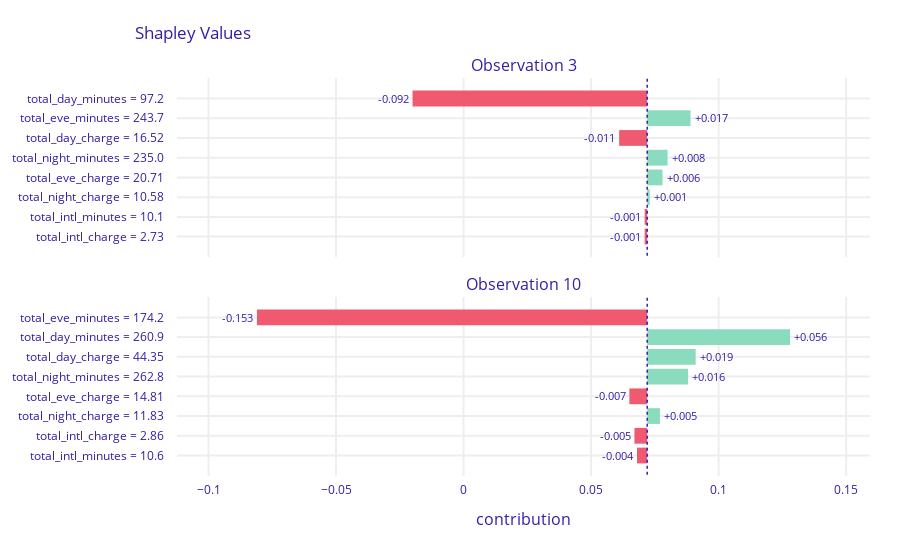

Source (notebook cell):
### Markdown cell above
We proceed with the *dalex* implementation and find two observations for which different features are the most important. We limit to only the top feature as manual search indicated no examples where the top two features differ simultaenously. For the chosen observations, the predicted probability of churning differs by 0.08, but still remains low. For the first observation, the *total_day_minutes* still seems to have the highest importance. However, for the second observation, *total_eve_minutes* dominates other features in terms of absolute attribution. Interestingly, *total_day_minutes* has a positive attribution for the second observation, which seemed to be very rare across many searched observations. Therefore, there is a clear indication of different 'reasoning' standing behind an increased probability for the second observation.

### Code cell
make_plot_tasks_4_5()

### Figure 1 — Plotly figure (JSON) as saved in the notebook; plotly's stock layout.template omitted (floating-point values rounded to 4 significant figures)
{"data": [{"base": 0.072, "hoverinfo": "text", "hoverlabel": {"bgcolor": "rgba(0,0,0,0.8)"}, "hovertext": ["Average response: 0.072<br>Prediction: 0<br>total_day_minutes = 97.2<br>decreases average response <br>by 0.092", "Average response: 0.072<br>Prediction: 0<br>total_eve_minutes = 243.7<br>increases average response <br>by 0.017", "Average response: 0.072<br>Prediction: 0<br>total_day_charge = 16.52<br>decreases average response <br>by 0.011", "Average response: 0.072<br>Prediction: 0<br>total_night_minutes = 235.0<br>increases average response <br>by 0.008", "Average response: 0.072<br>Prediction: 0<br>total_eve_charge = 20.71<br>increases average response <br>by 0.006", "Average response: 0.072<br>Prediction: 0<br>total_night_charge = 10.58<br>increases average response <br>by 0.001", "Average response: 0.072<br>Prediction: 0<br>total_intl_minutes = 10.1<br>decreases average response <br>by 0.001", "Average response: 0.072<br>Prediction: 0<br>total_intl_charge = 2.73<br>decreases average response <br>by 0.001"], "marker": {"color": ["#f05a71", "#8bdcbe", "#f05a71", "#8bdcbe", "#8bdcbe", "#8bdcbe", "#f05a71", "#f05a71"]}, "orientation": "h", "showlegend": false, "text": ["-0.092", "+0.017", "-0.011", "+0.008", "+0.006", "+0.001", "-0.001", "-0.001"], "textposition": "outside", "type": "bar", "x": [-0.092, 0.017, -0.011, 0.008, 0.006, 0.001, -0.001, -0.001], "xaxis": "x", "y": ["total_day_minutes = 97.2", "total_eve_minutes = 243.7", "total_day_charge = 16.52", "total_night_minutes = 235.0", "total_eve_charge = 20.71", "total_night_charge = 10.58", "total_intl_minutes = 10.1", "total_intl_charge = 2.73"], "yaxis": "y"}, {"base": 0.072, "hoverinfo": "text", "hoverlabel": {"bgcolor": "rgba(0,0,0,0.8)"}, "hovertext": ["Average response: 0.072<br>Prediction: 0<br>total_eve_minutes = 174.2<br>decreases average response <br>by 0.153", "Average response: 0.072<br>Prediction: 0<br>total_day_minutes = 260.9<br>increases average response <br>by 0.056", "Average response: 0.072<br>Prediction: 0<br>total_day_charge = 44.35<br>increases average response <br>by 0.019", "Average response: 0.072<br>Prediction: 0<br>total_night_minutes = 262.8<br>increases average response <br>by 0.016", "Average response: 0.072<br>Prediction: 0<br>total_eve_charge = 14.81<br>decreases average response <br>by 0.007", "Average response: 0.072<br>Prediction: 0<br>total_night_charge = 11.83<br>increases average response <br>by 0.005", "Average response: 0.072<br>Prediction: 0<br>total_intl_charge = 2.86<br>decreases average response <br>by 0.005", "Average response: 0.072<br>Prediction: 0<br>total_intl_minutes = 10.6<br>decreases average response <br>by 0.004"], "marker": {"color": ["#f05a71", "#8bdcbe", "#8bdcbe", "#8bdcbe", "#f05a71", "#8bdcbe", "#f05a71", "#f05a71"]}, "orientation": "h", "showlegend": false, "text": ["-0.153", "+0.056", "+0.019", "+0.016", "-0.007", "+0.005", "-0.005", "-0.004"], "textposition": "outside", "type": "bar", "x": [-0.153, 0.056, 0.019, 0.016, -0.007, 0.005, -0.005, -0.004], "xaxis": "x2", "y": ["total_eve_minutes = 174.2", "total_day_minutes = 260.9", "total_day_charge = 44.35", "total_night_minutes = 262.8", "total_eve_charge = 14.81", "total_night_charge = 11.83", "total_intl_charge = 2.86", "total_intl_minutes = 10.6"], "yaxis": "y2"}], "layout": {"annotations": [{"font": {"size": 16}, "showarrow": false, "text": "Observation 3", "x": 0.5, "xanchor": "center", "xref": "paper", "y": 1, "yanchor": "bottom", "yref": "paper"}, {"font": {"size": 16}, "showarrow": false, "text": "Observation 10", "x": 0.5, "xanchor": "center", "xref": "paper", "y": 0.45, "yanchor": "bottom", "yref": "paper"}, {"font": {"size": 16}, "showarrow": false, "text": "contribution", "x": 0.5, "xanchor": "center", "xref": "paper", "y": 0, "yanchor": "top", "yref": "paper", "yshift": -30}], "font": {"color": "#371ea3"}, "height": 547, "margin": {"b": 71, "r": 30, "t": 78}, "shapes": [{"line": {"color": "#371ea3", "dash": "dot", "width": 1.5}, "type": "line", "x0": 0.072, "x1": 0.072, "xref": "x", "y0": -1, "y1": 8, "yref": "y"}, {"line": {"color": "#371ea3", "dash": "dot", "width": 1.5}, "type": "line", "x0": 0.072, "x1": 0.072, "xref": "x2", "y0": -1, "y1": 8, "yref": "y2"}], "title": {"text": "Shapley Values", "x": 0.15}, "xaxis": {"anchor": "y", "automargin": true, "domain": [0, 1], "fixedrange": true, "gridwidth": 2, "matches": "x2", "range": [-0.1124, 0.1593], "showticklabels": false, "tickcolor": "white", "ticklen": 3, "ticks": "outside", "type": "linear", "zeroline": false}, "xaxis2": {"anchor": "y2", "automargin": true, "domain": [0, 1], "fixedrange": true, "gridwidth": 2, "range": [-0.1124, 0.1593], "tickcolor": "white", "ticklen": 3, "ticks": "outside", "type": "linear", "zeroline": false}, "yaxis": {"anchor": "x", "automargin": true, "autorange": "reversed", "domain": [0.55, 1], "fixedrange": true, "gridwidth": 2, "tickcolor": "white", "ticklen": 10, "ticks": "outside", "type": "category"}, "yaxis2": {"anchor": "x2", "automargin": true, "autorange": "reversed", "domain": [0, 0.45], "fixedrange": true, "gridwidth": 2, "tickcolor": "white", "ticklen": 10, "ticks": "outside", "type": "category"}}}
